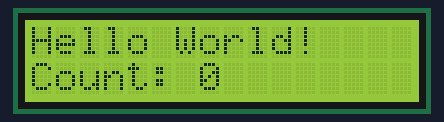
Simulated run of this sketch. Board: Arduino Uno, built with avr-gcc and run on an emulated ATmega328P. On the bench: 16×2 character LCD.

Above: at 0.24 s.
At 5.07 s:
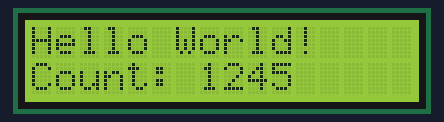
At 9.9 s:
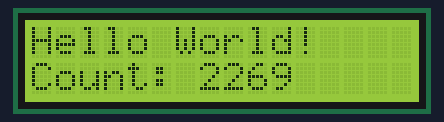
At 19.87 s:
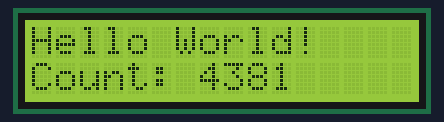
At 29.84 s:
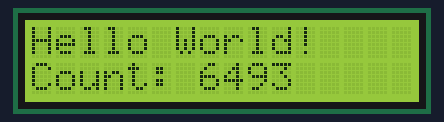
At 39.82 s:
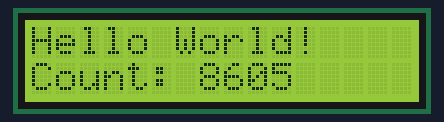

The sketch:

hello.LCD.I2C.ino
```cpp
// (licence header left out)
#include <LiquidCrystal_PCF8574.h>
#include <Wire.h>

LiquidCrystal_PCF8574 lcd(0x27); // set LCD address 0x27
int count = 0;

void setup() {
   lcd.begin(16,2); // initialize 16x2 LCD
   //lcd.begin(20,4); // initialize 20x4 LCD
   lcd.setBacklight(255); // turn on backlight
   lcd.home(); // go home
   lcd.clear(); // clear display
   lcd.print("Hello World!"); // print text
   lcd.setCursor(0,1); // move cursor
   lcd.print("Count: ");
   }

void loop() {
   lcd.print(count);
   lcd.setCursor(7,1);
   count += 1;
   }
```
